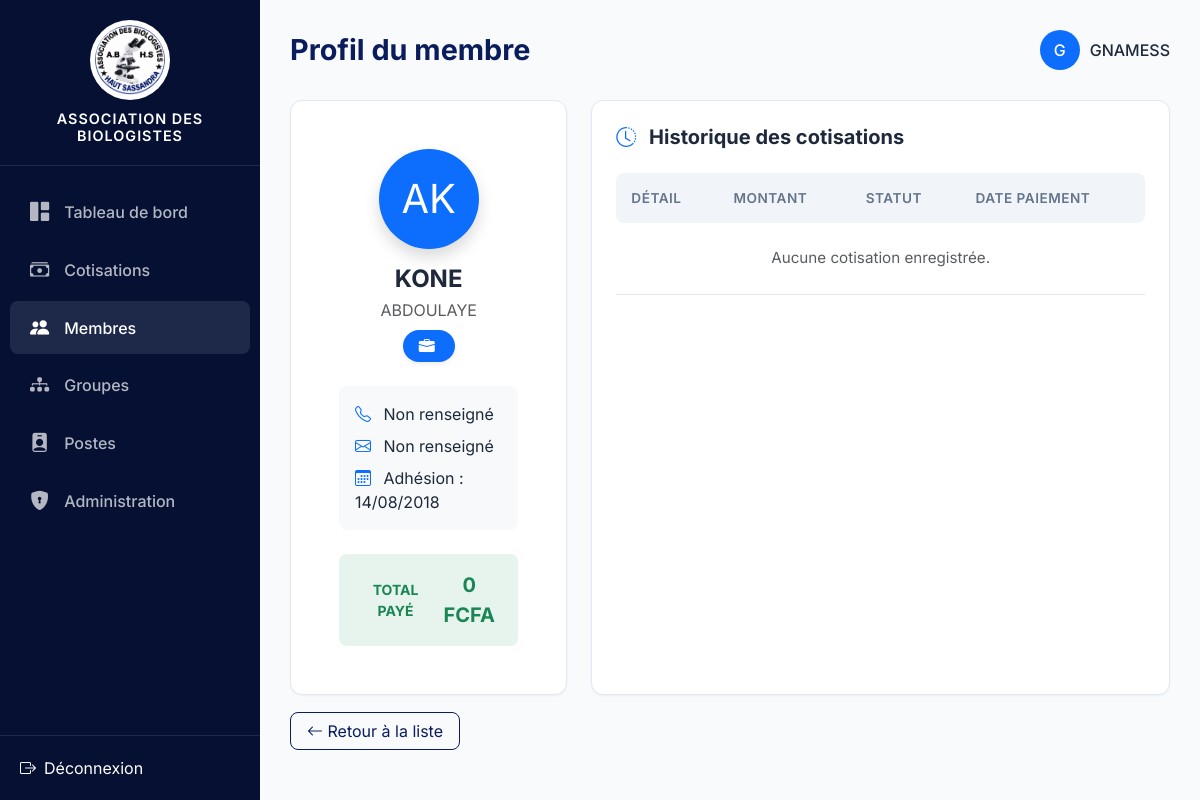
/membres/1/ (signed in), run on the app's committed database.
### membres/models.py (models this page shows)
class Membre(models.Model):
    STATUT_CHOICES = [
        ('actif', 'Actif'),
        ('inactif', 'Inactif'),
        ('suspendu', 'Suspendu'),
    ]
    nom = models.CharField(max_length=100)
    prenom = models.CharField(max_length=100)
    telephone = models.CharField(max_length=20, blank=True)
    email = models.EmailField(blank=True)
    date_adhesion = models.DateField(default=timezone.now)
    poste = models.ForeignKey(
        Poste,
        on_delete=models.SET_NULL,
        null=True,
        blank=True,
        related_name='membres',
        verbose_name="Poste dans l'association"
    )
    groupe = models.ForeignKey(
        Groupe,
        on_delete=models.SET_NULL,
        null=True,
        blank=True,
        related_name='membres',
        verbose_name="Groupe d'appartenance"
    )
    statut = models.CharField(
        max_length=20,
        choices=STATUT_CHOICES,
        default='actif'
    )
    class Meta:
        ordering = ['nom', 'prenom']
        verbose_name = "Membre"
        verbose_name_plural = "Membres"
    def __str__(self):
        return f"{self.nom} {self.prenom}"

### membres/views.py (the view)
# urls.py: path('<int:pk>/', views.detail_membre, name='detail_membre'),
@login_required
def detail_membre(request, pk):
    membre = get_object_or_404(Membre, pk=pk)
    cotisations = membre.cotisations.all()
    total_agg = cotisations.filter(statut='payee').aggregate(
        total=Coalesce(Sum('montant'), Decimal('0.00'))
    )
    total = total_agg.get('total', 0) or 0
    return render(request, 'membres/detail.html', {
        'membre': membre,
        'cotisations': cotisations,
        'total': total,
    })

### templates/membres/detail.html (shortened to what this page needs)
{% extends 'base.html' %}
{% block page_title %}Profil du membre{% endblock %}
{% block content %}
<div class="row g-4">
    <div class="col-lg-4">
        <div class="card-custom text-center p-5 h-100">
            <div class="bg-primary text-white rounded-circle d-inline-flex align-items-center justify-content-center mx-auto mb-3 shadow" style="width: 100px; height: 100px; font-size: 2.5rem;">
                {{ membre.prenom|first|upper }}{{ membre.nom|first|upper }}
            </div>
            <h4 class="fw-bold mb-1">{{ membre.nom|upper }}</h4>
            <p class="text-muted mb-2">{{ membre.prenom }}</p>
            <span class="badge bg-primary text-white mb-4 px-3 py-2 rounded-pill fs-6 shadow-sm">
                <i class="bi bi-briefcase-fill me-1"></i> {{ membre.get_poste_display }}
            </span>
            <div class="bg-light rounded-3 p-3 mb-4 text-start">
                <div class="mb-2"><i class="bi bi-telephone text-primary me-2"></i> {{ membre.telephone|default:"Non renseigné" }}</div>
                <div class="mb-2"><i class="bi bi-envelope text-primary me-2"></i> {{ membre.email|default:"Non renseigné" }}</div>
                <div><i class="bi bi-calendar3 text-primary me-2"></i> Adhésion : {{ membre.date_adhesion|date:"d/m/Y" }}</div>
            </div>
            <div class="d-flex justify-content-between align-items-center bg-success bg-opacity-10 text-success rounded-3 p-3">
                <span class="fw-bold small text-uppercase">Total payé</span>
                <span class="fw-bold fs-5">{{ total|floatformat:0 }} FCFA</span>
            </div>
        </div>
    </div>
    <div class="col-lg-8">
        <div class="card-custom h-100">
            <h5 class="fw-bold mb-4"><i class="bi bi-clock-history text-primary me-2"></i> Historique des cotisations</h5>
            <div class="table-responsive">
                <table class="table-custom">
                    <thead>
                        <tr>
                            <th>Détail</th>
                            <th>Montant</th>
                            <th>Statut</th>
                            <th>Date paiement</th>
                        </tr>
                    </thead>
                    <tbody>
                        {% for c in cotisations %}
                        <tr>
                            <td>
                                <div class="fw-medium">{{ c.get_type_cotisation_display }}</div>
                                <div class="text-muted small">{% if c.type_cotisation == 'mensuelle' %}{{ c.get_mois_display }} {{ c.annee }}{% else %}{{ c.libelle }}{% endif %}</div>
                            </td>
                            <td class="fw-bold">{{ c.montant|floatformat:0 }} FCFA</td>
                            <td>
                                {% if c.statut == 'payee' %}<span class="badge-custom badge-success">Payée</span>
                                {% elif c.statut == 'retard' %}<span class="badge-custom badge-danger">En retard</span>
                                {% else %}<span class="badge-custom badge-warning">En attente</span>{% endif %}
                            </td>
                            <td class="text-muted">{{ c.date_paiement|date:"d/m/Y"|default:"—" }}</td>
                        </tr>
                        {% empty %}
                        <tr><td colspan="4" class="text-center text-muted py-4">Aucune cotisation enregistrée.</td></tr>
                        {% endfor %}
                    </tbody>
                </table>
            </div>
        </div>
    </div>
</div>
<div class="mt-4">
    <a href="{% url 'liste_membres' %}" class="btn-outline-custom"><i class="bi bi-arrow-left"></i> Retour à la liste</a>
</div>
{% endblock %}

### templates/base.html (shortened to what this page needs)
{% load static %}
<!DOCTYPE html>
<html lang="fr">
<head>
    <link href="https://cdn.jsdelivr.net/npm/bootstrap@5.3.0/dist/css/bootstrap.min.css" rel="stylesheet">
    <link href="https://cdn.jsdelivr.net/npm/bootstrap-icons@1.11.0/font/bootstrap-icons.css" rel="stylesheet">
    <link rel="stylesheet" href="{% static 'css/style.css' %}">
</head>
<body>
    <aside class="sidebar" id="sidebar">
        <div class="sidebar-header">
            <img src="{% static 'img/logo.png' %}" alt="Logo A.B H.S">
            <h5>ASSOCIATION DES<br>BIOLOGISTES</h5>
        </div>
        <ul class="sidebar-menu">
            <li><a href="{% url 'dashboard' %}" class="{% if request.resolver_match.url_name == 'dashboard' %}active{% endif %}"><i class="bi bi-grid-1x2-fill"></i> Tableau de bord</a></li>
            <li><a href="{% url 'liste_cotisations' %}" class="{% if 'cotisation' in request.resolver_match.url_name %}active{% endif %}"><i class="bi bi-cash-stack"></i> Cotisations</a></li>
            <li><a href="{% url 'liste_membres' %}" class="{% if 'membre' in request.resolver_match.url_name %}active{% endif %}"><i class="bi bi-people-fill"></i> Membres</a></li>
            <li><a href="{% url 'liste_groupes' %}" class="{% if 'groupe' in request.resolver_match.url_name %}active{% endif %}"><i class="bi bi-diagram-3-fill"></i> Groupes</a></li>
            <li><a href="{% url 'liste_postes' %}" class="{% if 'poste' in request.resolver_match.url_name %}active{% endif %}"><i class="bi bi-person-badge-fill"></i> Postes</a></li>
            {% if user.is_superuser %}
            <li><a href="/admin/"><i class="bi bi-shield-lock-fill"></i> Administration</a></li>
            {% endif %}
        </ul>
        <div class="sidebar-footer">
<form method="post" action="{% url 'logout' %}" class="m-0">
    <button type="submit" class="btn btn-link text-white text-decoration-none d-flex align-items-center gap-2 p-0 border-0">
        <i class="bi bi-box-arrow-right"></i> Déconnexion
    </button>
</form>
        </div>
    </aside>
    <main class="main-content">
        <div class="topbar">
            <div class="d-flex align-items-center gap-3">
                <h1>{% block page_title %}Tableau de bord{% endblock %}</h1>
            </div>
            <div class="user-profile">
                <div class="bg-primary text-white rounded-circle d-flex align-items-center justify-content-center" style="width: 40px; height: 40px;">
                    {{ user.username|first|upper }}
                </div>
                <span class="d-none d-md-block">{{ user.username }}</span>
            </div>
        </div>
        {% block content %}{% endblock %}
    </main>
</body>
</html>

### static/css/style.css (style rules this page uses)
:root { --primary: #0a1c5c; --primary-light: #1e3a8a; --primary-dark: #051033; --accent: #3b82f6; --bg-body: #f8fafc; --bg-card: #ffffff; --text-main: #1e293b; --text-muted: #64748b; --border: #e2e8f0; --success: #10b981; --warning: #f59e0b; --danger: #ef4444; --shadow-sm: 0 1px 2px 0 rgb(0 0 0 / 0.05); --shadow-md: 0 4px 6px -1px rgb(0 0 0 / 0.1), 0 2px 4px -2px rgb(0 0 0 / 0.1); --shadow-lg: 0 10px 15px -3px rgb(0 0 0 / 0.1), 0 4px 6px -4px rgb(0 0 0 / 0.1); --transition: all 0.3s ease; }
body { font-family: 'Inter', sans-serif; background-color: var(--bg-body); color: var(--text-main); margin: 0; display: flex; min-height: 100vh; }
.sidebar { width: 260px; background: var(--primary-dark); color: white; display: flex; flex-direction: column; position: fixed; height: 100vh; transition: var(--transition); z-index: 1000; }
.sidebar-header { padding: 20px; text-align: center; border-bottom: 1px solid rgba(255,255,255,0.1); }
.sidebar-header img { max-width: 80px; border-radius: 50%; background: white; padding: 5px; margin-bottom: 10px; }
.sidebar-header h5 { font-size: 0.9rem; font-weight: 600; margin: 0; letter-spacing: 1px; }
.sidebar-menu { list-style: none; padding: 20px 10px; margin: 0; flex: 1; }
.sidebar-menu li a { display: flex; align-items: center; padding: 12px 20px; color: rgba(255,255,255,0.7); text-decoration: none; border-radius: 8px; margin-bottom: 5px; transition: var(--transition); font-weight: 500; }
.sidebar-menu li a:hover, .sidebar-menu li a.active { background: rgba(255,255,255,0.1); color: white; }
.sidebar-menu li a i { margin-right: 15px; font-size: 1.2rem; }
.sidebar-footer { padding: 20px; border-top: 1px solid rgba(255,255,255,0.1); }
.main-content { flex: 1; margin-left: 260px; padding: 30px; transition: var(--transition); }
.topbar { display: flex; justify-content: space-between; align-items: center; margin-bottom: 30px; }
.topbar h1 { font-size: 1.8rem; font-weight: 700; color: var(--primary); margin: 0; }
.user-profile { display: flex; align-items: center; gap: 10px; font-weight: 500; }
.card-custom { background: var(--bg-card); border-radius: 12px; padding: 24px; box-shadow: var(--shadow-sm); border: 1px solid var(--border); transition: var(--transition); }
.table-custom { width: 100%; border-collapse: collapse; }
.table-custom th { text-align: left; padding: 15px; background: #f1f5f9; color: var(--text-muted); font-weight: 600; font-size: 0.85rem; text-transform: uppercase; letter-spacing: 0.5px; }
.table-custom th:first-child { border-top-left-radius: 8px; border-bottom-left-radius: 8px; }
.table-custom th:last-child { border-top-right-radius: 8px; border-bottom-right-radius: 8px; }
.table-custom td { padding: 15px; border-bottom: 1px solid var(--border); font-size: 0.95rem; }
.btn-outline-custom { background: transparent; color: var(--primary); border: 1px solid var(--primary); padding: 8px 16px; border-radius: 8px; transition: var(--transition); text-decoration: none; }

### data on the page
Membre: prenom|first "A", nom|first "K", nom "KONE", prenom "ABDOULAYE", telephone "Non renseigné", email "Non renseigné", date_adhesion "14/08/2018"

### other printed values
{{ user.username|first|upper }} "G"
{{ user.username }} "GNAMESS"
{{ total|floatformat:0 }} "0"
